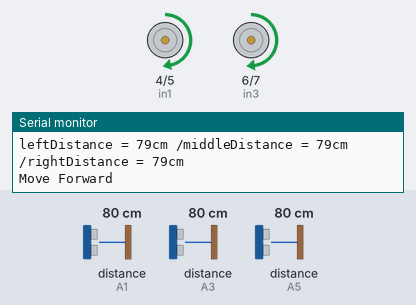
This sketch was run on a simulated Arduino Uno, built with avr-gcc and run on an emulated ATmega328P. Shown: motor-driver pin pairs drawn as motors (green arrow = first pin HIGH = forward, orange = second pin HIGH = backward, longer = more drive, scaled by the enable pin), the last lines printed to the serial monitor. Wiring (inferred from the names in the program): 3 × ultrasonic range finder: trigger A0, echo A1 / trigger A2, echo A3 / trigger A4, echo A5. The inputs (shaded band) are chosen by the test bench; at power-on: distance to the obstacle (sensors on A1, A3, A5) 80 cm. The echo pulse lasts 58.3 µs per cm.

Above: at 1.2 s.
1.3 s: distance to the obstacle (sensor on A1) set to 2 cm
At 2.5 s:
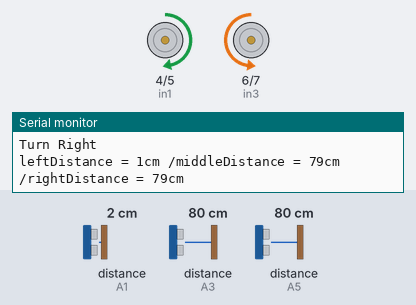
2.8 s: distance to the obstacle (sensor on A3) set to 120 cm
5.8 s: distance to the obstacle (sensor on A5) set to 2 cm
8.8 s: distance to the obstacle (sensor on A3) set to 2 cm
At 9.7 s:
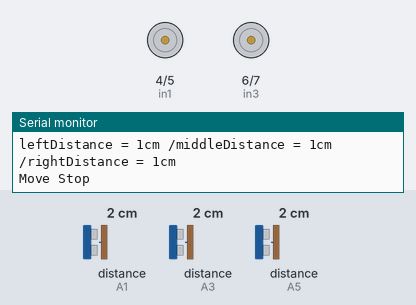
At 10.7 s:
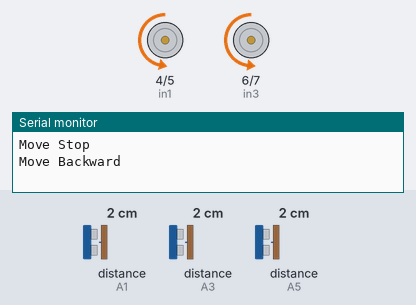
11.8 s: distance to the obstacle (sensor on A1) set to 35 cm
14.2 s: distance to the obstacle (sensor on A5) set to 32 cm
15.7 s: distance to the obstacle (sensor on A5) set to 38 cm
At 16.5 s:
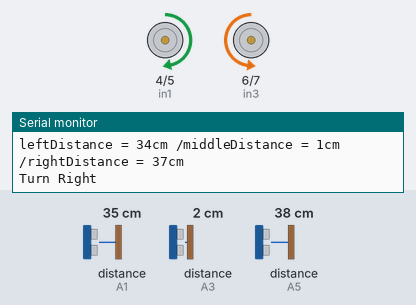
Timing chart, 0 to 18.4 s (numbered marks = the images above; inputs shaded):
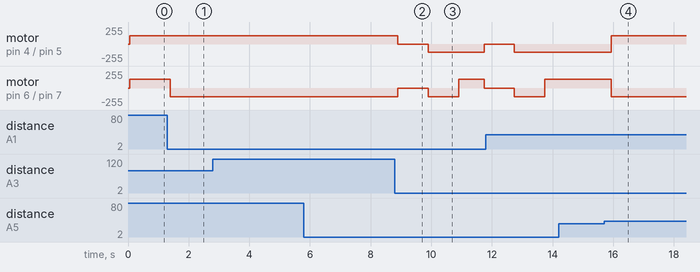

The sketch:

3UltrasonicSensorsCar.ino
```cpp
/*
 * Created by Lam Hong Duc
 * Date 17/11/2020
 */

int trig1 = A0;
int echo1 = A1;
int trig2 = A2;
int echo2 = A3;
int trig3 = A4;
int echo3 = A5;

int in1 = 4;
int in2 = 5;
int in3 = 6;
int in4 = 7;
int ENA = 3;
int ENB = 11;
int LeftSpeed = 125;
int RightSpeed = 130;
long leftDistance = 0,middleDistance = 0,rightDistance = 0;
long pingTime,distance;
float speedSound = 0.0343;
int DIS = 25;

long leftMeasurement()
{
  digitalWrite(trig1,LOW);
  delayMicroseconds(2);
  digitalWrite(trig1,HIGH);
  delayMicroseconds(10);
  digitalWrite(trig1,LOW);
  pingTime = pulseIn(echo1,HIGH);
  distance = (pingTime/2)*speedSound;
  return(distance);
}

long middleMeasurement()
{
  digitalWrite(trig2,LOW);
  delayMicroseconds(2);
  digitalWrite(trig2,HIGH);
  delayMicroseconds(10);
  digitalWrite(trig2,LOW);
  pingTime = pulseIn(echo2,HIGH);
  distance = (pingTime/2)*speedSound;
  return(distance);
}

long rightMeasurement()
{
  digitalWrite(trig3,LOW);
  delayMicroseconds(2);
  digitalWrite(trig3,HIGH);
  delayMicroseconds(10);
  digitalWrite(trig3,LOW);
  pingTime = pulseIn(echo3,HIGH);
  distance = (pingTime/2)*speedSound;
  return(distance);
}

void setup()
{
  Serial.begin(9600);
  pinMode(trig1,OUTPUT);
  pinMode(trig2,OUTPUT);
  pinMode(trig3,OUTPUT);
  pinMode(echo1,INPUT);
  pinMode(echo2,INPUT);
  pinMode(echo3,INPUT);
  pinMode(in1,OUTPUT);
  pinMode(in2,OUTPUT);
  pinMode(in3,OUTPUT);
  pinMode(in4,OUTPUT);
  pinMode(ENA,OUTPUT);
  pinMode(ENB,OUTPUT);
  moveStop();
}

void loop()
{
  leftDistance = leftMeasurement();
  delay(10);
  middleDistance = middleMeasurement();
  delay(10);
  rightDistance = rightMeasurement();
  delay(10);
  Serial.print("leftDistance = ");
  Serial.print(leftDistance);
  Serial.print("cm /");
  Serial.print("middleDistance = ");
  Serial.print(middleDistance);
  Serial.print("cm /");
  Serial.print("rightDistance = ");
  Serial.print(rightDistance);
  Serial.println("cm");

  //  Obstacle on left side
  if(leftDistance < DIS && middleDistance > DIS && rightDistance > DIS)
  {
    turnRight();
    delay(25);  //  turn lightly right
  }
  //  Obstacle on front
  else if(leftDistance > DIS && middleDistance < DIS && rightDistance > DIS)
  {
    if(leftDistance > rightDistance)
    {
      turnLeft();
      delay(400);  //  turn 90 degree left
    }
    if(leftDistance < rightDistance)
    {
      turnRight();
      delay(400);  //  turn 90 degree right
    }
  }
  //  Obstacle on right side
  else if(leftDistance > DIS && middleDistance > DIS && rightDistance < DIS)
  {
    turnLeft();
    delay(25);  //turn lightly left
  }
  //  Obstacle on front & left side
  else if(leftDistance < DIS && middleDistance < DIS && rightDistance > DIS)
  {
    turnRight();
    delay(400);  //  turnRight 90 degree
  }
  //  Obstacle on front & right side
  else if(leftDistance > DIS && middleDistance < DIS && rightDistance < DIS)
  {
    turnLeft();
    delay(400);  //  turnLeft 90 degree
  }
  //  Obstacle on left & right side
  else if(leftDistance < DIS && middleDistance > DIS && rightDistance < DIS)
  {
    if(leftDistance > rightDistance)
    {
      turnLeft();
      delay(50);  //  shift left
    }
    if(leftDistance < rightDistance)
    {
      turnRight();
      delay(50);  //  shift right
    }
  }
  //  Obstacle on all 3 side
  else if(leftDistance < DIS && middleDistance < DIS && rightDistance < DIS)
  {
    moveStop();
    delay(1000);
    moveBackward();
    delay(1000);
    turnLeft();
    delay(800);  //turn 180 degrees
  }
  else
  {
    moveForward();
  }
}

void moveForward()
{
  Serial.println("Move Forward");
  analogWrite(ENA,LeftSpeed);
  analogWrite(ENB,RightSpeed);
  digitalWrite(in1, HIGH);
  digitalWrite(in2, LOW);
  digitalWrite(in3, HIGH);
  digitalWrite(in4, LOW);
}

void moveBackward()
{
  Serial.println("Move Backward");
  analogWrite(ENA,LeftSpeed);
  analogWrite(ENB,RightSpeed);
  digitalWrite(in1, LOW);
  digitalWrite(in2, HIGH);
  digitalWrite(in3, LOW);
  digitalWrite(in4, HIGH);
}

void turnRight()
{
  Serial.println("Turn Right");
  analogWrite(ENA,LeftSpeed);
  analogWrite(ENB,RightSpeed);
  digitalWrite(in1, HIGH);
  digitalWrite(in2, LOW);
  digitalWrite(in3, LOW);
  digitalWrite(in4, HIGH);
}

void turnLeft()
{
  Serial.println("Turn Left");
  analogWrite(ENA,LeftSpeed);
  analogWrite(ENB,RightSpeed);
  digitalWrite(in1, LOW);
  digitalWrite(in2, HIGH);
  digitalWrite(in3, HIGH);
  digitalWrite(in4, LOW);
}

void moveStop()
{
  Serial.println("Move Stop");
  analogWrite(ENA,LOW);
  analogWrite(ENB,LOW);
  digitalWrite(in1, LOW);
  digitalWrite(in2, LOW);
  digitalWrite(in3, LOW);
  digitalWrite(in4, LOW);
}
```

Measured:
- the behaviour switches between 35 and 36 cm on distance to the obstacle (sensor on A5) (found by bisection; images 3 and 4)
- after the input at 1.3 s, motor on pin 6 (in3) / pin 7 (in4): forward 130/255 → backward 130/255 after 0.09 s
- after the input at 8.8 s, motor on pin 4 (in1) / pin 5 (in2): forward 125/255 → stopped after 0.10 s, → backward 125/255 1.0 s later, → stopped 1.8 s later; motor on pin 6 (in3) / pin 7 (in4): backward 130/255 → stopped after 0.10 s, → backward 130/255 1.0 s later, → forward 130/255 1.0 s later, → stopped 0.84 s later
- after the input at 15.7 s, motor on pin 4 (in1) / pin 5 (in2): backward 125/255 → forward 125/255 after 0.23 s; motor on pin 6 (in3) / pin 7 (in4): forward 130/255 → backward 130/255 after 0.23 s
